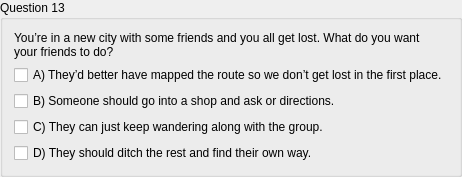
        <widget class="QGroupBox" name="groupBox_26">
         <property name="title">
          <string>Question 13</string>
         </property>
         <layout class="QGridLayout" name="gridLayout_28">
          <item row="0" column="0">
           <widget class="QLabel" name="label_27">
            <property name="text">
             <string>You’re in a new city with some friends and you all get lost. What do you want
your friends to do?</string>
            </property>
           </widget>
          </item>
          <item row="3" column="0">
           <widget class="QCheckBox" name="checkBox_51">
            <property name="text">
             <string>C) They can just keep wandering along with the group.</string>
            </property>
           </widget>
          </item>
          <item row="2" column="0">
           <widget class="QCheckBox" name="checkBox_50">
            <property name="text">
             <string>B) Someone should go into a shop and ask or directions.</string>
            </property>
           </widget>
          </item>
          <item row="1" column="0">
           <widget class="QCheckBox" name="checkBox_49">
            <property name="text">
             <string>A) They’d better have mapped the route so we don’t get lost in the first place.</string>
            </property>
           </widget>
          </item>
          <item row="4" column="0">
           <widget class="QCheckBox" name="checkBox_52">
            <property name="text">
             <string>D) They should ditch the rest and find their own way.</string>
            </property>
           </widget>
          </item>
         </layout>
        </widget>
